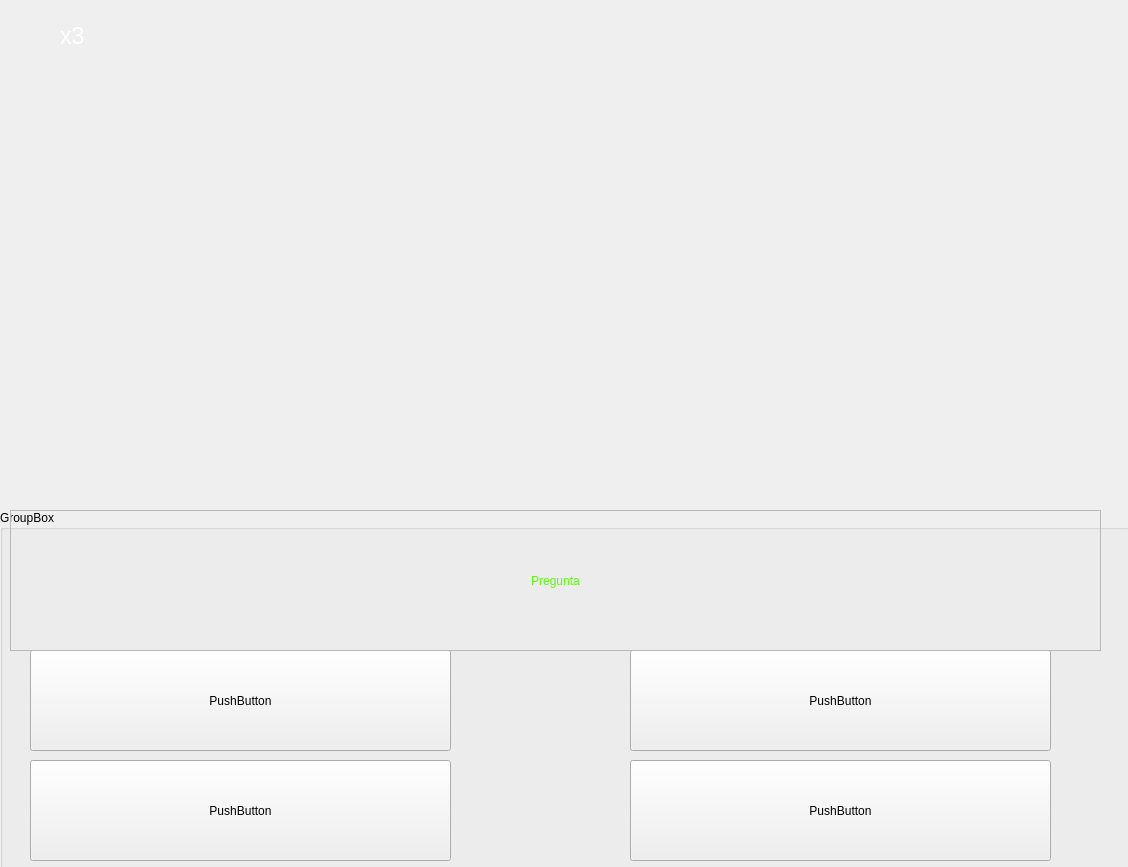
<?xml version="1.0" encoding="UTF-8"?>
<ui version="4.0">
 <class>MainWindow</class>
 <widget class="QMainWindow" name="MainWindow">
  <property name="geometry">
   <rect>
    <x>0</x>
    <y>0</y>
    <width>1128</width>
    <height>867</height>
   </rect>
  </property>
  <property name="windowTitle">
   <string>MainWindow</string>
  </property>
  <widget class="QWidget" name="centralwidget">
   <widget class="QLabel" name="Background">
    <property name="geometry">
     <rect>
      <x>0</x>
      <y>0</y>
      <width>1131</width>
      <height>511</height>
     </rect>
    </property>
    <property name="text">
     <string/>
    </property>
    <property name="pixmap">
     <pixmap>img/space1.jpg</pixmap>
    </property>
    <property name="scaledContents">
     <bool>true</bool>
    </property>
   </widget>
   <widget class="QGroupBox" name="groupBox">
    <property name="geometry">
     <rect>
      <x>0</x>
      <y>510</y>
      <width>1131</width>
      <height>361</height>
     </rect>
    </property>
    <property name="title">
     <string>GroupBox</string>
    </property>
    <widget class="QLabel" name="MetaBack">
     <property name="geometry">
      <rect>
       <x>-10</x>
       <y>-10</y>
       <width>1141</width>
       <height>371</height>
      </rect>
     </property>
     <property name="autoFillBackground">
      <bool>false</bool>
     </property>
     <property name="text">
      <string/>
     </property>
     <property name="pixmap">
      <pixmap>img/metal.jpg</pixmap>
     </property>
     <property name="scaledContents">
      <bool>true</bool>
     </property>
    </widget>
    <widget class="QPushButton" name="boton1">
     <property name="geometry">
      <rect>
       <x>30</x>
       <y>140</y>
       <width>421</width>
       <height>101</height>
      </rect>
     </property>
     <property name="text">
      <string>PushButton</string>
     </property>
    </widget>
    <widget class="QPushButton" name="boton3">
     <property name="geometry">
      <rect>
       <x>630</x>
       <y>140</y>
       <width>421</width>
       <height>101</height>
      </rect>
     </property>
     <property name="text">
      <string>PushButton</string>
     </property>
    </widget>
    <widget class="QPushButton" name="boton2">
     <property name="geometry">
      <rect>
       <x>30</x>
       <y>250</y>
       <width>421</width>
       <height>101</height>
      </rect>
     </property>
     <property name="text">
      <string>PushButton</string>
     </property>
    </widget>
    <widget class="QPushButton" name="boton4">
     <property name="geometry">
      <rect>
       <x>630</x>
       <y>250</y>
       <width>421</width>
       <height>101</height>
      </rect>
     </property>
     <property name="text">
      <string>PushButton</string>
     </property>
    </widget>
    <widget class="QFrame" name="frame">
     <property name="geometry">
      <rect>
       <x>10</x>
       <y>0</y>
       <width>1091</width>
       <height>141</height>
      </rect>
     </property>
     <property name="frameShape">
      <enum>QFrame::StyledPanel</enum>
     </property>
     <property name="frameShadow">
      <enum>QFrame::Raised</enum>
     </property>
     <widget class="QLabel" name="labelpregunta">
      <property name="geometry">
       <rect>
        <x>60</x>
        <y>30</y>
        <width>971</width>
        <height>81</height>
       </rect>
      </property>
      <property name="palette">
       <palette>
        <active>
         <colorrole role="WindowText">
          <brush brushstyle="SolidPattern">
           <color alpha="255">
            <red>85</red>
            <green>255</green>
            <blue>0</blue>
           </color>
          </brush>
         </colorrole>
         <colorrole role="Text">
          <brush brushstyle="SolidPattern">
           <color alpha="255">
            <red>85</red>
            <green>255</green>
            <blue>0</blue>
           </color>
          </brush>
         </colorrole>
         <colorrole role="PlaceholderText">
          <brush brushstyle="SolidPattern">
           <color alpha="128">
            <red>85</red>
            <green>255</green>
            <blue>0</blue>
           </color>
          </brush>
         </colorrole>
        </active>
        <inactive>
         <colorrole role="WindowText">
          <brush brushstyle="SolidPattern">
           <color alpha="255">
            <red>85</red>
            <green>255</green>
            <blue>0</blue>
           </color>
          </brush>
         </colorrole>
         <colorrole role="Text">
          <brush brushstyle="SolidPattern">
           <color alpha="255">
            <red>85</red>
            <green>255</green>
            <blue>0</blue>
           </color>
          </brush>
         </colorrole>
         <colorrole role="PlaceholderText">
          <brush brushstyle="SolidPattern">
           <color alpha="128">
            <red>85</red>
            <green>255</green>
            <blue>0</blue>
           </color>
          </brush>
         </colorrole>
        </inactive>
        <disabled>
         <colorrole role="WindowText">
          <brush brushstyle="SolidPattern">
           <color alpha="255">
            <red>120</red>
            <green>120</green>
            <blue>120</blue>
           </color>
          </brush>
         </colorrole>
         <colorrole role="Text">
          <brush brushstyle="SolidPattern">
           <color alpha="255">
            <red>120</red>
            <green>120</green>
            <blue>120</blue>
           </color>
          </brush>
         </colorrole>
         <colorrole role="PlaceholderText">
          <brush brushstyle="SolidPattern">
           <color alpha="128">
            <red>0</red>
            <green>0</green>
            <blue>0</blue>
           </color>
          </brush>
         </colorrole>
        </disabled>
       </palette>
      </property>
      <property name="text">
       <string>Pregunta</string>
      </property>
      <property name="alignment">
       <set>Qt::AlignCenter</set>
      </property>
     </widget>
     <widget class="QLabel" name="questionbackground">
      <property name="geometry">
       <rect>
        <x>0</x>
        <y>0</y>
        <width>1091</width>
        <height>141</height>
       </rect>
      </property>
      <property name="text">
       <string/>
      </property>
      <property name="pixmap">
       <pixmap>img/metalscreen.png</pixmap>
      </property>
      <property name="scaledContents">
       <bool>true</bool>
      </property>
     </widget>
     <zorder>questionbackground</zorder>
     <zorder>labelpregunta</zorder>
    </widget>
   </widget>
   <widget class="QLabel" name="Ship">
    <property name="geometry">
     <rect>
      <x>30</x>
      <y>270</y>
      <width>161</width>
      <height>91</height>
     </rect>
    </property>
    <property name="text">
     <string/>
    </property>
    <property name="pixmap">
     <pixmap>img/SpShip.png</pixmap>
    </property>
    <property name="scaledContents">
     <bool>true</bool>
    </property>
   </widget>
   <widget class="QLabel" name="hearticon">
    <property name="geometry">
     <rect>
      <x>10</x>
      <y>20</y>
      <width>51</width>
      <height>41</height>
     </rect>
    </property>
    <property name="text">
     <string/>
    </property>
    <property name="pixmap">
     <pixmap>img/Heart.png</pixmap>
    </property>
    <property name="scaledContents">
     <bool>true</bool>
    </property>
   </widget>
   <widget class="QLabel" name="numliveslabel">
    <property name="geometry">
     <rect>
      <x>60</x>
      <y>20</y>
      <width>31</width>
      <height>31</height>
     </rect>
    </property>
    <property name="palette">
     <palette>
      <active>
       <colorrole role="WindowText">
        <brush brushstyle="SolidPattern">
         <color alpha="255">
          <red>255</red>
          <green>255</green>
          <blue>255</blue>
         </color>
        </brush>
       </colorrole>
       <colorrole role="Text">
        <brush brushstyle="SolidPattern">
         <color alpha="255">
          <red>255</red>
          <green>255</green>
          <blue>255</blue>
         </color>
        </brush>
       </colorrole>
       <colorrole role="PlaceholderText">
        <brush brushstyle="SolidPattern">
         <color alpha="128">
          <red>255</red>
          <green>255</green>
          <blue>255</blue>
         </color>
        </brush>
       </colorrole>
      </active>
      <inactive>
       <colorrole role="WindowText">
        <brush brushstyle="SolidPattern">
         <color alpha="255">
          <red>255</red>
          <green>255</green>
          <blue>255</blue>
         </color>
        </brush>
       </colorrole>
       <colorrole role="Text">
        <brush brushstyle="SolidPattern">
         <color alpha="255">
          <red>255</red>
          <green>255</green>
          <blue>255</blue>
         </color>
        </brush>
       </colorrole>
       <colorrole role="PlaceholderText">
        <brush brushstyle="SolidPattern">
         <color alpha="128">
          <red>255</red>
          <green>255</green>
          <blue>255</blue>
         </color>
        </brush>
       </colorrole>
      </inactive>
      <disabled>
       <colorrole role="WindowText">
        <brush brushstyle="SolidPattern">
         <color alpha="255">
          <red>120</red>
          <green>120</green>
          <blue>120</blue>
         </color>
        </brush>
       </colorrole>
       <colorrole role="Text">
        <brush brushstyle="SolidPattern">
         <color alpha="255">
          <red>120</red>
          <green>120</green>
          <blue>120</blue>
         </color>
        </brush>
       </colorrole>
       <colorrole role="PlaceholderText">
        <brush brushstyle="SolidPattern">
         <color alpha="128">
          <red>0</red>
          <green>0</green>
          <blue>0</blue>
         </color>
        </brush>
       </colorrole>
      </disabled>
     </palette>
    </property>
    <property name="font">
     <font>
      <pointsize>17</pointsize>
     </font>
    </property>
    <property name="autoFillBackground">
     <bool>false</bool>
    </property>
    <property name="text">
     <string>x3</string>
    </property>
    <property name="scaledContents">
     <bool>true</bool>
    </property>
   </widget>
   <widget class="QLabel" name="Enemy">
    <property name="geometry">
     <rect>
      <x>800</x>
      <y>240</y>
      <width>231</width>
      <height>161</height>
     </rect>
    </property>
    <property name="text">
     <string/>
    </property>
    <property name="pixmap">
     <pixmap>img/enemy.png</pixmap>
    </property>
    <property name="scaledContents">
     <bool>true</bool>
    </property>
   </widget>
  </widget>
 </widget>
 <resources/>
 <connections/>
</ui>
